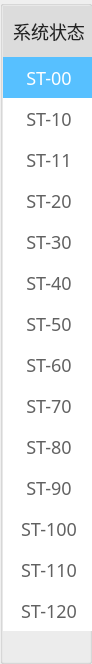
    <widget class="QGroupBox" name="SysStatus">
     <property name="minimumSize">
      <size>
       <width>92</width>
       <height>664</height>
      </size>
     </property>
     <property name="maximumSize">
      <size>
       <width>92</width>
       <height>664</height>
      </size>
     </property>
     <property name="styleSheet">
      <string notr="true">#groupBox {border:1px solid rgba(204,204,204,1);}</string>
     </property>
     <property name="title">
      <string/>
     </property>
     <property name="alignment">
      <set>Qt::AlignCenter</set>
     </property>
     <layout class="QVBoxLayout" name="verticalLayout">
      <property name="spacing">
       <number>0</number>
      </property>
      <property name="leftMargin">
       <number>0</number>
      </property>
      <property name="topMargin">
       <number>0</number>
      </property>
      <property name="rightMargin">
       <number>0</number>
      </property>
      <property name="bottomMargin">
       <number>0</number>
      </property>
      <item>
       <widget class="QLabel" name="sysStatus_label">
        <property name="minimumSize">
         <size>
          <width>92</width>
          <height>51</height>
         </size>
        </property>
        <property name="maximumSize">
         <size>
          <width>92</width>
          <height>51</height>
         </size>
        </property>
        <property name="styleSheet">
         <string notr="true">QLabel {
font-size:18px;
font-family:PingFang SC;
font-weight:400;
line-height:25px;
color:rgba(35,35,35,1);
background:rgba(220,220,220,1);
}</string>
        </property>
        <property name="text">
         <string>系统状态</string>
        </property>
        <property name="alignment">
         <set>Qt::AlignCenter</set>
        </property>
       </widget>
      </item>
      <item>
       <widget class="QLabel" name="ST_00_label">
        <property name="minimumSize">
         <size>
          <width>92</width>
          <height>41</height>
         </size>
        </property>
        <property name="maximumSize">
         <size>
          <width>92</width>
          <height>41</height>
         </size>
        </property>
        <property name="styleSheet">
         <string notr="true">QLabel {
background:rgba(87,192,255,1);
font-size:18px;
font-family:PingFang SC;
font-weight:300;
line-height:40px;
color:rgba(255, 255, 255, 1);
}</string>
        </property>
        <property name="text">
         <string>ST-00</string>
        </property>
        <property name="alignment">
         <set>Qt::AlignCenter</set>
        </property>
       </widget>
      </item>
      <item>
       <widget class="QLabel" name="ST_10_label">
        <property name="minimumSize">
         <size>
          <width>92</width>
          <height>41</height>
         </size>
        </property>
        <property name="maximumSize">
         <size>
          <width>92</width>
          <height>41</height>
         </size>
        </property>
        <property name="styleSheet">
         <string notr="true">QLabel {
font-size:18px;
font-family:PingFang SC;
font-weight:300;
line-height:40px;
color:rgba(97,97,97,1);
background:rgba(255,255,255,1);
}</string>
        </property>
        <property name="text">
         <string>ST-10</string>
        </property>
        <property name="alignment">
         <set>Qt::AlignCenter</set>
        </property>
       </widget>
      </item>
      <item>
       <widget class="QLabel" name="ST_11_label">
        <property name="minimumSize">
         <size>
          <width>92</width>
          <height>41</height>
         </size>
        </property>
        <property name="maximumSize">
         <size>
          <width>92</width>
          <height>41</height>
         </size>
        </property>
        <property name="styleSheet">
         <string notr="true">QLabel {
font-size:18px;
font-family:PingFang SC;
font-weight:300;
line-height:40px;
color:rgba(97,97,97,1);
background:rgba(255,255,255,1);
}</string>
        </property>
        <property name="text">
         <string>ST-11</string>
        </property>
        <property name="alignment">
         <set>Qt::AlignCenter</set>
        </property>
       </widget>
      </item>
      <item>
       <widget class="QLabel" name="ST_20_label">
        <property name="minimumSize">
         <size>
          <width>92</width>
          <height>41</height>
         </size>
        </property>
        <property name="maximumSize">
         <size>
          <width>92</width>
          <height>41</height>
         </size>
        </property>
        <property name="styleSheet">
         <string notr="true">QLabel {
font-size:18px;
font-family:PingFang SC;
font-weight:300;
line-height:40px;
color:rgba(97,97,97,1);
background:rgba(255,255,255,1);
}</string>
        </property>
        <property name="text">
         <string>ST-20</string>
        </property>
        <property name="alignment">
         <set>Qt::AlignCenter</set>
        </property>
       </widget>
      </item>
      <item>
       <widget class="QLabel" name="ST_30_label">
        <property name="minimumSize">
         <size>
          <width>92</width>
          <height>41</height>
         </size>
        </property>
        <property name="maximumSize">
         <size>
          <width>92</width>
          <height>41</height>
         </size>
        </property>
        <property name="styleSheet">
         <string notr="true">QLabel {
font-size:18px;
font-family:PingFang SC;
font-weight:300;
line-height:40px;
color:rgba(97,97,97,1);
background:rgba(255,255,255,1);
}</string>
        </property>
        <property name="text">
         <string>ST-30</string>
        </property>
        <property name="alignment">
         <set>Qt::AlignCenter</set>
        </property>
       </widget>
      </item>
      <item>
       <widget class="QLabel" name="ST_40_label">
        <property name="minimumSize">
         <size>
          <width>92</width>
          <height>41</height>
         </size>
        </property>
        <property name="maximumSize">
         <size>
          <width>92</width>
          <height>41</height>
         </size>
        </property>
        <property name="styleSheet">
         <string notr="true">QLabel {
font-size:18px;
font-family:PingFang SC;
font-weight:300;
line-height:40px;
color:rgba(97,97,97,1);
background:rgba(255,255,255,1);
}</string>
        </property>
        <property name="text">
         <string>ST-40</string>
        </property>
        <property name="alignment">
         <set>Qt::AlignCenter</set>
        </property>
       </widget>
      </item>
      <item>
       <widget class="QLabel" name="ST_50_label">
        <property name="minimumSize">
         <size>
          <width>92</width>
          <height>41</height>
         </size>
        </property>
        <property name="maximumSize">
         <size>
          <width>92</width>
          <height>41</height>
         </size>
        </property>
        <property name="styleSheet">
         <string notr="true">QLabel {
font-size:18px;
font-family:PingFang SC;
font-weight:300;
line-height:40px;
color:rgba(97,97,97,1);
background:rgba(255,255,255,1);
}</string>
        </property>
        <property name="text">
         <string>ST-50</string>
        </property>
        <property name="alignment">
         <set>Qt::AlignCenter</set>
        </property>
       </widget>
      </item>
      <item>
       <widget class="QLabel" name="ST_60_label">
        <property name="minimumSize">
         <size>
          <width>92</width>
          <height>41</height>
         </size>
        </property>
        <property name="maximumSize">
         <size>
          <width>92</width>
          <height>41</height>
         </size>
        </property>
        <property name="styleSheet">
         <string notr="true">QLabel {
font-size:18px;
font-family:PingFang SC;
font-weight:300;
line-height:40px;
color:rgba(97,97,97,1);
background:rgba(255,255,255,1);
}</string>
        </property>
        <property name="text">
         <string>ST-60</string>
        </property>
        <property name="alignment">
         <set>Qt::AlignCenter</set>
        </property>
       </widget>
      </item>
      <item>
       <widget class="QLabel" name="ST_70_label">
        <property name="minimumSize">
         <size>
          <width>92</width>
          <height>41</height>
         </size>
        </property>
        <property name="maximumSize">
         <size>
          <width>92</width>
          <height>41</height>
         </size>
        </property>
        <property name="styleSheet">
         <string notr="true">QLabel {
font-size:18px;
font-family:PingFang SC;
font-weight:300;
line-height:40px;
color:rgba(97,97,97,1);
background:rgba(255,255,255,1);
}</string>
        </property>
        <property name="text">
         <string>ST-70</string>
        </property>
        <property name="alignment">
         <set>Qt::AlignCenter</set>
        </property>
       </widget>
      </item>
      <item>
       <widget class="QLabel" name="ST_80_label">
        <property name="minimumSize">
         <size>
          <width>92</width>
          <height>41</height>
         </size>
        </property>
        <property name="maximumSize">
         <size>
          <width>92</width>
          <height>41</height>
         </size>
        </property>
        <property name="styleSheet">
         <string notr="true">QLabel {
font-size:18px;
font-family:PingFang SC;
font-weight:300;
line-height:40px;
color:rgba(97,97,97,1);
background:rgba(255,255,255,1);
}</string>
        </property>
        <property name="text">
         <string>ST-80</string>
        </property>
        <property name="alignment">
         <set>Qt::AlignCenter</set>
        </property>
       </widget>
      </item>
      <item>
       <widget class="QLabel" name="ST_90_label">
        <property name="minimumSize">
         <size>
          <width>92</width>
          <height>41</height>
         </size>
        </property>
        <property name="maximumSize">
         <size>
          <width>92</width>
          <height>41</height>
         </size>
        </property>
        <property name="styleSheet">
         <string notr="true">QLabel {
font-size:18px;
font-family:PingFang SC;
font-weight:300;
line-height:40px;
color:rgba(97,97,97,1);
background:rgba(255,255,255,1);
}</string>
        </property>
        <property name="text">
         <string>ST-90</string>
        </property>
        <property name="alignment">
         <set>Qt::AlignCenter</set>
        </property>
       </widget>
      </item>
      <item>
       <widget class="QLabel" name="ST_100_label">
        <property name="minimumSize">
         <size>
          <width>92</width>
          <height>41</height>
         </size>
        </property>
        <property name="maximumSize">
         <size>
          <width>92</width>
          <height>41</height>
         </size>
        </property>
        <property name="styleSheet">
         <string notr="true">QLabel {
font-size:18px;
font-family:PingFang SC;
font-weight:300;
line-height:40px;
color:rgba(97,97,97,1);
background:rgba(255,255,255,1);
}</string>
        </property>
        <property name="text">
         <string>ST-100</string>
        </property>
        <property name="alignment">
         <set>Qt::AlignCenter</set>
        </property>
       </widget>
      </item>
      <item>
       <widget class="QLabel" name="ST_110_label">
        <property name="minimumSize">
         <size>
          <width>92</width>
          <height>41</height>
         </size>
        </property>
        <property name="maximumSize">
         <size>
          <width>92</width>
          <height>41</height>
         </size>
        </property>
        <property name="styleSheet">
         <string notr="true">QLabel {
font-size:18px;
font-family:PingFang SC;
font-weight:300;
line-height:40px;
color:rgba(97,97,97,1);
background:rgba(255,255,255,1);
}</string>
        </property>
        <property name="text">
         <string>ST-110</string>
        </property>
        <property name="alignment">
         <set>Qt::AlignCenter</set>
        </property>
       </widget>
      </item>
      <item>
       <widget class="QLabel" name="ST_120_label">
        <property name="minimumSize">
         <size>
          <width>92</width>
          <height>41</height>
         </size>
        </property>
        <property name="maximumSize">
         <size>
          <width>92</width>
          <height>41</height>
         </size>
        </property>
        <property name="styleSheet">
         <string notr="true">QLabel {
font-size:18px;
font-family:PingFang SC;
font-weight:300;
line-height:40px;
color:rgba(97,97,97,1);
background:rgba(255,255,255,1);
}</string>
        </property>
        <property name="text">
         <string>ST-120</string>
        </property>
        <property name="alignment">
         <set>Qt::AlignCenter</set>
        </property>
       </widget>
      </item>
      <item>
       <spacer name="verticalSpacer">
        <property name="orientation">
         <enum>Qt::Vertical</enum>
        </property>
        <property name="sizeHint" stdset="0">
         <size>
          <width>20</width>
          <height>40</height>
         </size>
        </property>
       </spacer>
      </item>
     </layout>
    </widget>
